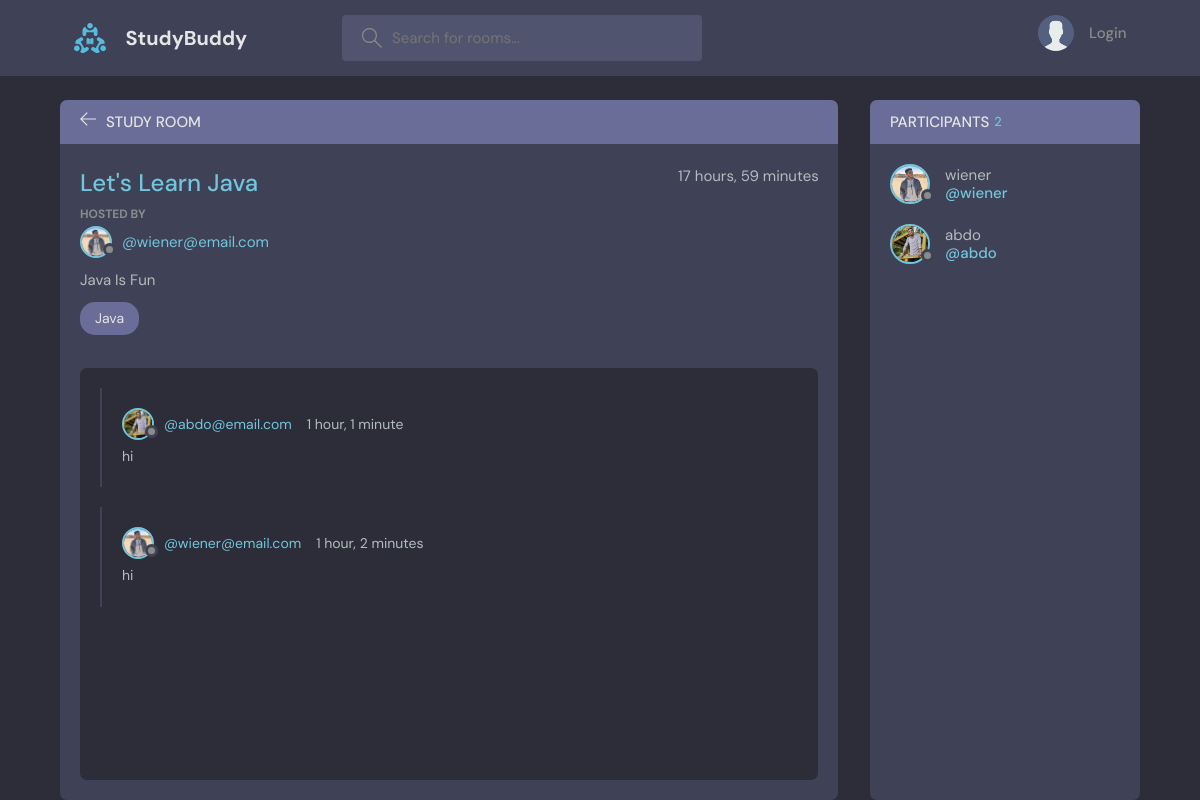
The page /room/4/ on the database its author committed.
### base/models.py (models this page shows, shortened)
class Room(models.Model):
    host = models.ForeignKey(User, on_delete=models.CASCADE, null=True)
    topic = models.ForeignKey(Topic, on_delete=models.CASCADE , null=True)
    name = models.CharField(max_length=255)
    description = models.TextField(null=True, blank=True)
    participants = models.ManyToManyField(User, related_name='participants', blank=True)
    updated = models.DateTimeField(auto_now=True)
    created = models.DateTimeField(auto_now_add=True)
    class Meta:
        ordering = ['-updated', '-created']

class User(AbstractUser):
    name = models.CharField(max_length=255)
    username = models.CharField(max_length=255, unique=True)
    email = models.EmailField(unique=True)
    bio = models.TextField(null=True, blank=True)
    avatar = models.ImageField(null=True, default='avatar.svg')
    USERNAME_FIELD = 'email'
    REQUIRED_FIELDS = []

class Topic(models.Model):
    name = models.CharField(max_length=255)
    description = models.TextField(null=True, blank=True)
    updated = models.DateTimeField(auto_now=True)
    created = models.DateTimeField(auto_now_add=True)
    def __str__(self):
        return self.name

class Message(models.Model):
    user = models.ForeignKey(User, on_delete=models.CASCADE)
    room = models.ForeignKey(Room, on_delete=models.CASCADE)
    body = models.TextField()
    updated = models.DateTimeField(auto_now=True)
    created = models.DateTimeField(auto_now_add=True)
    class Meta:
        ordering = ['-updated', '-created']

### base/views.py (the view, shortened to what this page needs)
# urls.py: path('room/<str:id>/', views.room, name='room'),
def room(request, id):
    room = Room.objects.get(id=id)
    messages = room.message_set.all().order_by('-created')
    participants = room.participants.all()
    context = {'room': room, 'messages': messages, 'participants': participants}
    return render(request,'base/room.html', context)

### base/templates/base/room.html (shortened to what this page needs)
{% extends 'main.html' %}
{% block content %}
<main class="profile-page layout layout--2">
    <div class="container">
        <div class="room">
            <div class="room__top">
                <div class="room__topLeft">
                    <a href="{% url 'home' %}">
                        <svg version="1.1" xmlns="http://www.w3.org/2000/svg" width="32" height="32"
                            viewBox="0 0 32 32">
                            <title>arrow-left</title>
                            <path
                                d="M13.723 2.286l-13.723 13.714 13.719 13.714 1.616-1.611-10.96-10.96h27.625v-2.286h-27.625l10.965-10.965-1.616-1.607z">
                            </path>
                        </svg>
                    </a>
                    <h3>Study Room</h3>
                </div>
            </div>
            <div class="room__box scroll">
                <div class="room__header scroll">
                    <div class="room__info">
                        <h3>{{room.name}}</h3>
                        <span>{{room.created|timesince}}</span>
                    </div>
                    <div class="room__hosted">
                        <p>Hosted By</p>
                        <a href="{% url 'profile' room.host.id %}" class="room__author">
                            <div class="avatar avatar--small">
                                <img src="{{room.host.avatar.url}}" />
                            </div>
                            <span>@{{ room.host }}</span>
                        </a>
                    </div>
                    <div class="room__details">
                        {{room.description}}
                    </div>
                    <span class="room__topics">{{room.topic}}</span>
                </div>
                <div class="room__conversation">
                    <div class="threads scroll">
                        {% for message in messages %}
                        <div class="thread">
                            <div class="thread__top">
                                <div class="thread__author">
                                    <a href="{% url 'profile' message.user.id %}" class="thread__authorInfo">
                                        <div class="avatar avatar--small">
                                            <img src="{{message.user.avatar.url}}" />
                                        </div>
                                        <span>@{{message.user}}</span>
                                    </a>
                                    <span class="thread__date">{{message.created|timesince}}</span>
                                </div>
                            </div>
                            <div class="thread__details">
                                {{message.body}}
                            </div>
                        </div>
                        {%endfor%}
                    </div>
                </div>
            </div>
        </div>
        <div class="participants">
            <h3 class="participants__top">Participants <span>{{room.participants.all.count}}</span></h3>
            <div class="participants__list scroll">
                {% for user in participants %}
                <a href="{% url 'profile' user.id %}" class="participant">
                    <div class="avatar avatar--medium">
                        <img src="{{user.avatar.url}}" />
                    </div>
                    <p>
                        {{user.username}}
                        <span>@{{user.username}}</span>
                    </p>
                </a>
                {%endfor%}
            </div>
        </div>
    </div>
</main>
{% endblock %}

### rows shown on the page
Room: name "Let's Learn Java", created "17 hours, 59 minutes", host.avatar (picture), host "wiener@email.com", description "Java Is Fun", topic "Java", participants.all.count "2"
Message: user.avatar (picture), user "abdo@email.com", created "1 hour, 1 minute", body "hi"
Message: user.avatar (picture), user "wiener@email.com", created "1 hour, 2 minutes", body "hi"
User: avatar (picture), username "wiener"
User: avatar (picture), username "abdo"
